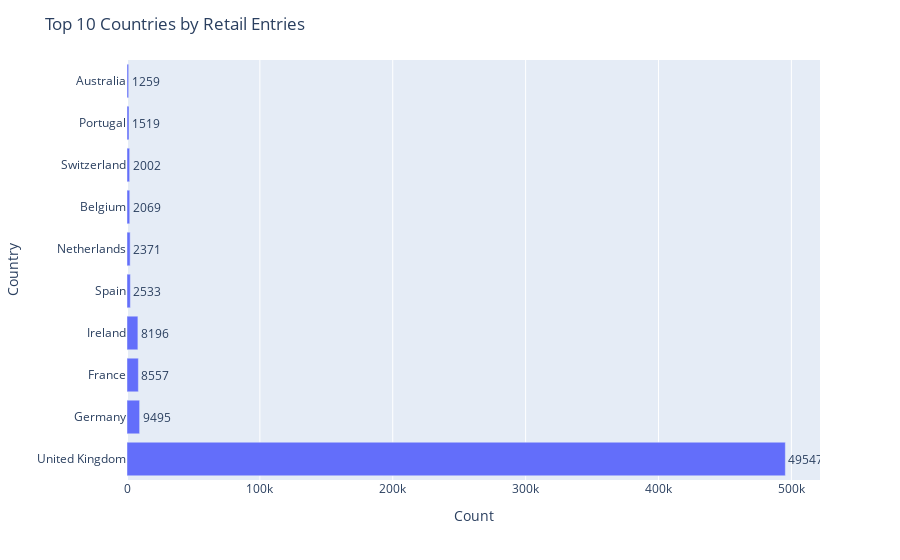

Notebook code for this chart:
### Code cell
import plotly.express as px

# Replace 'mak_retail' with your actual dataframe name
top_ten_countries = mak_retail['Country'].value_counts().head(10)

fig = px.bar(top_ten_countries, 
             x=top_ten_countries.values, 
             y=top_ten_countries.index, 
             orientation='h', 
             text=top_ten_countries.values)

fig.update_traces(texttemplate='%{text}', textposition='outside')
fig.update_layout(title='Top 10 Countries by Retail Entries', xaxis_title='Count', yaxis_title='Country')

fig.show()

### Figure 1 — Plotly figure (JSON) as saved in the notebook; plotly's stock layout.template omitted (floating-point values rounded to 4 significant figures)
{"data": [{"alignmentgroup": "True", "hovertemplate": "x=%{x}<br>Country=%{y}<br>text=%{text}<extra></extra>", "legendgroup": "", "marker": {"color": "#636efa", "pattern": {"shape": ""}}, "name": "", "offsetgroup": "", "orientation": "h", "showlegend": false, "text": [495478, 9495, 8557, 8196, 2533, 2371, 2069, 2002, 1519, 1259], "textposition": "outside", "texttemplate": "%{text}", "type": "bar", "x": [495478, 9495, 8557, 8196, 2533, 2371, 2069, 2002, 1519, 1259], "xaxis": "x", "y": ["United Kingdom", "Germany", "France", "Ireland", "Spain", "Netherlands", "Belgium", "Switzerland", "Portugal", "Australia"], "yaxis": "y"}], "layout": {"autosize": true, "barmode": "relative", "legend": {"tracegroupgap": 0}, "margin": {"t": 60}, "title": {"text": "Top 10 Countries by Retail Entries"}, "xaxis": {"anchor": "y", "autorange": true, "domain": [0, 1], "range": [0, 521600.0], "title": {"text": "Count"}, "type": "linear"}, "yaxis": {"anchor": "x", "autorange": true, "domain": [0, 1], "range": [-0.5, 9.5], "title": {"text": "Country"}, "type": "category"}}}
